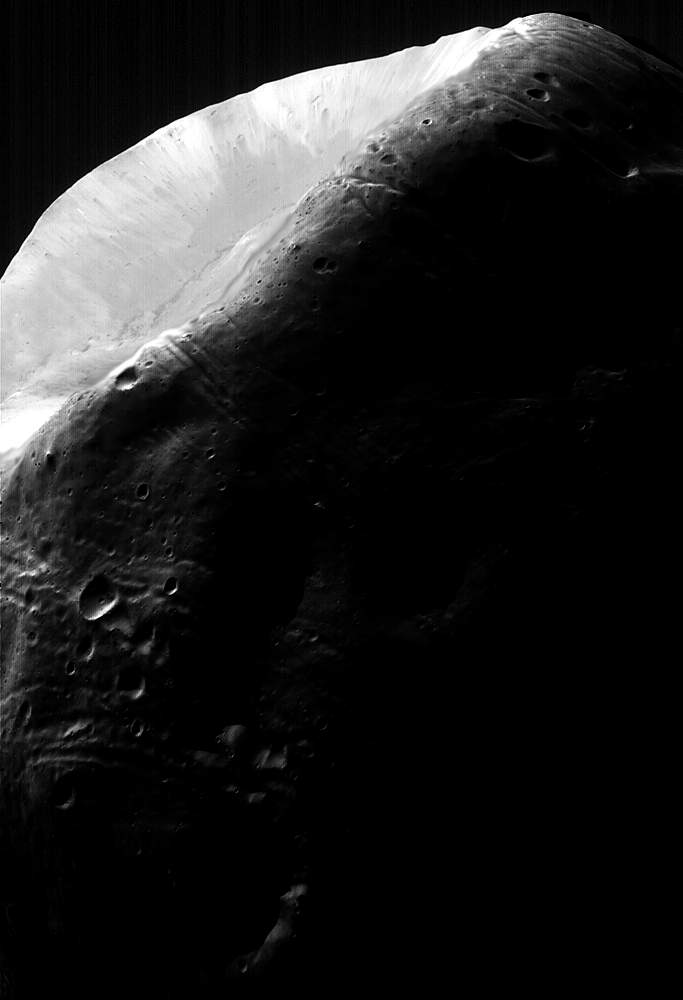
#> input picture immagini/marte.jpg, 683 x 1000 px, found by its file name
$ python equalizzazione.py
#> lines starting #> are read from the running program, lines starting #| are printed output that depends on the picture
### Script/mylib.py
import numpy as np

def FSHS (x,k=256):
    xmax=np.max(x)
    xmin=np.min(x)
    k=256
    y=((k-1)/(xmax-xmin))*(x-xmin)
    return y

### Script/equalizzazione.py
import numpy as np
import skimage.io as io
import matplotlib.pyplot as plt
import scipy.ndimage as ndi
from skimage.exposure import equalize_hist
from mylib import FSHS
plt.close('all')
x = np.float64(io.imread('Immagini/marte.jpg'))
#> x: shape (1000, 683) float64; min 0, max 255, mean 32.3

plt.figure(1)
plt.subplot(1, 2,1)
plt.imshow(x, clim=[0,255], cmap='gray')

plt.subplot(1,2,2)
plt.hist(x.flatten(), 256)
plt.xlim([0,255])
plt.ylim([0,25000])
plt.show()
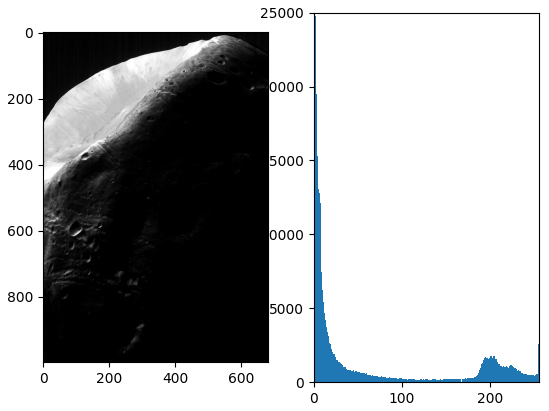
#> figure drawn by matplotlib, 2 panels; panel 2: tallest bar 367460 high, from x = 0 to 0.996

y=equalize_hist(x)
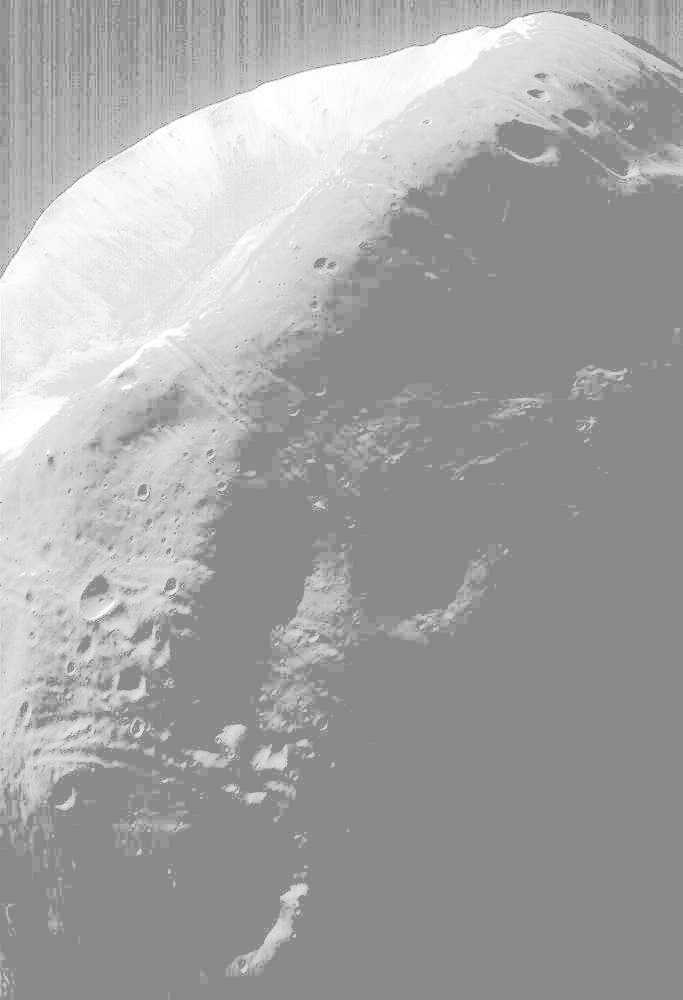
#> y: shape (1000, 683) float64; min 0.538, max 1, mean 0.645
y=FSHS(y) #EQUALIZE restituisce tra 0 e 1 quindi conviene riportare tra 0 e 255
#> in FSHS, `xmax=np.max(x)`: xmax = 1
#> in FSHS, `xmin=np.min(x)`: xmin = 0.538
#> in FSHS, `y=((k-1)/(xmax-xmin))*(x-xmin)`:
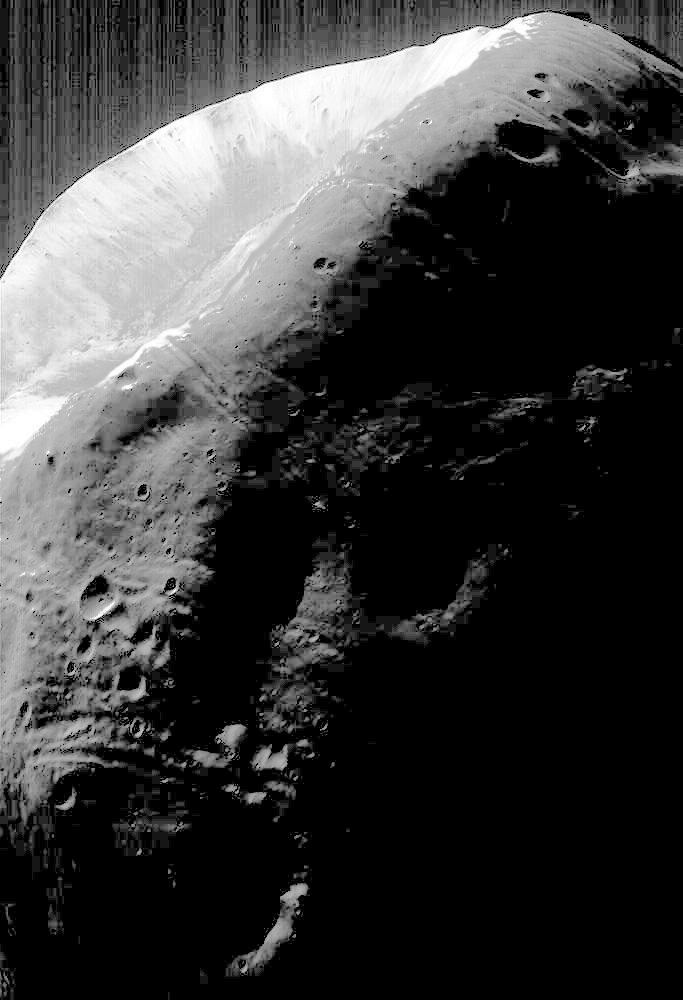
#> y: shape (1000, 683) float64; min 0, max 255, mean 59; drawn with min black and max white
plt.figure(2)
plt.subplot(1, 2,1)
plt.imshow(y, clim=[0,255], cmap='gray')

plt.subplot(1,2,2)
plt.hist(y.flatten(), 256)
plt.xlim([0,255])
plt.ylim([0,25000])
plt.show()
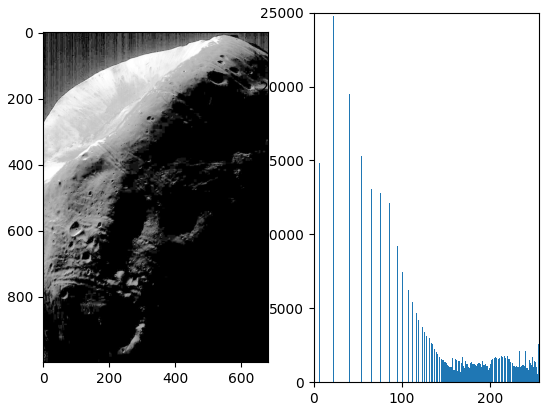
#> figure drawn by matplotlib, 2 panels; panel 2: tallest bar 367460 high, from x = -5.55e-17 to 0.996
